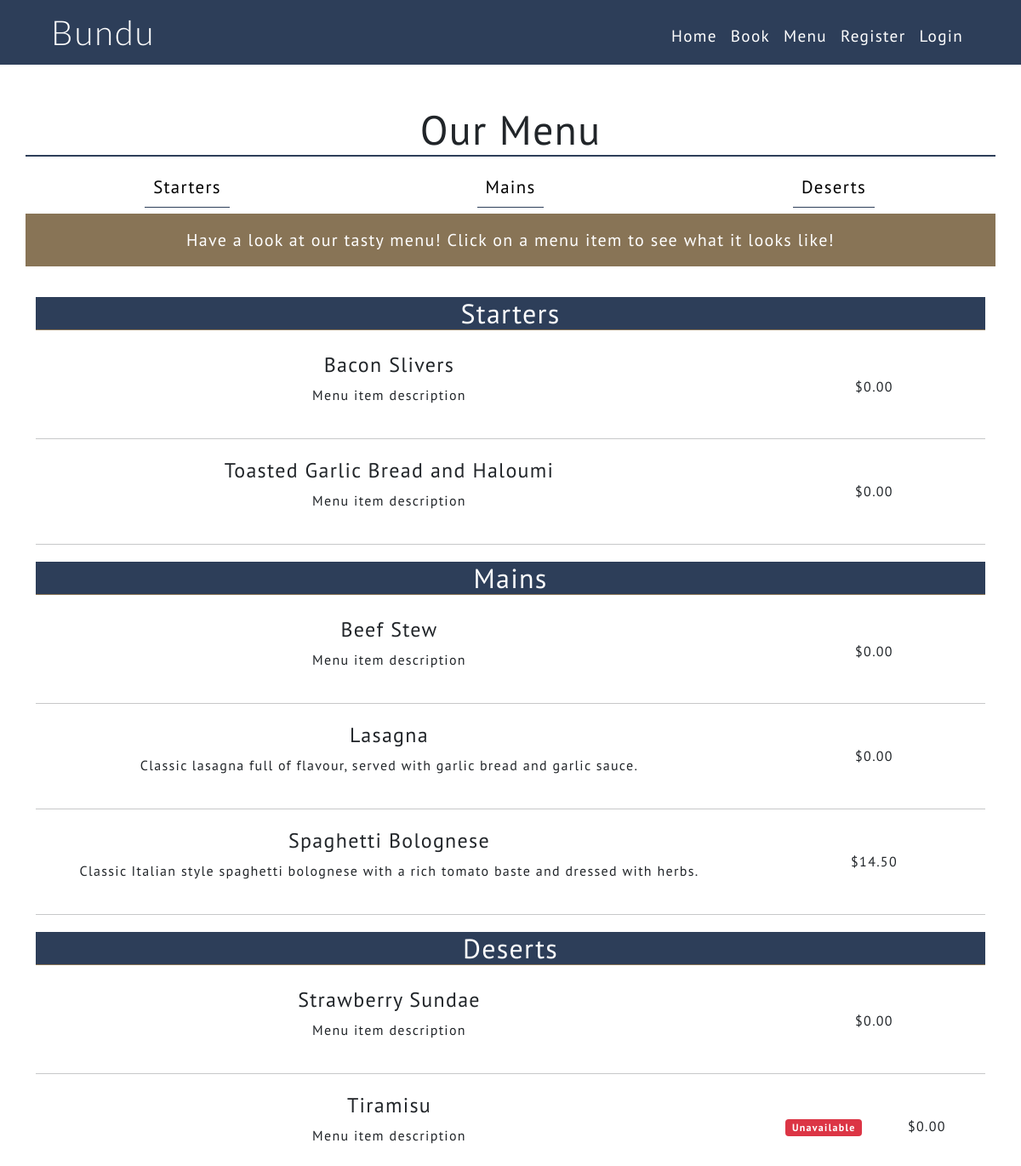
The page /menu/ (upper part) on the database as committed earlier.
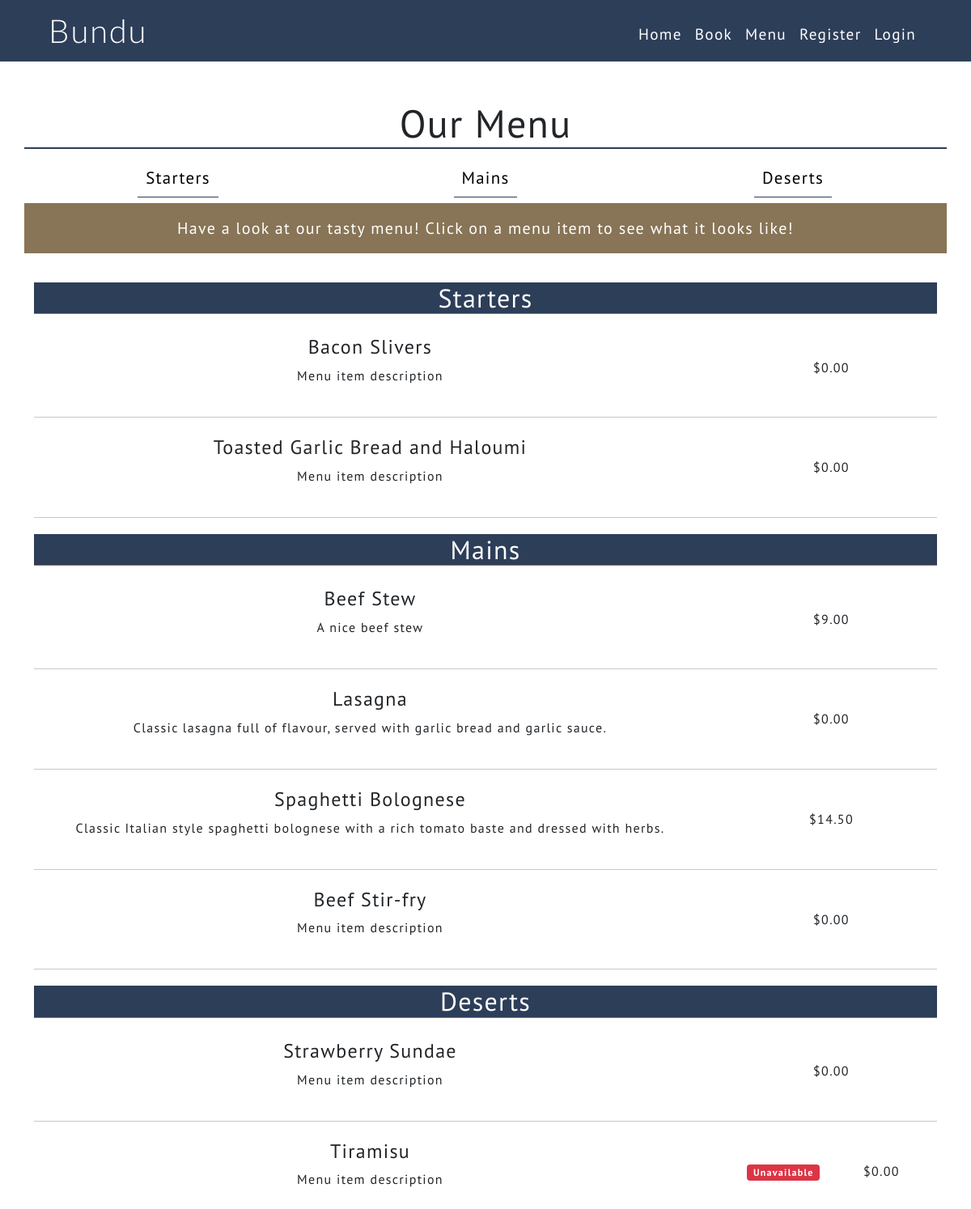
The same page on the database as committed later.
### menu/models.py (models this page shows, shortened)
class MenuItem(models.Model):
    title = models.CharField(max_length=200, unique=True)
    featured_image = CloudinaryField(
        'image', default='default-menu-image_eeth2z.png'
        )
    description = models.TextField(default='Menu item description')
    available = models.BooleanField(default=True)
    price = models.DecimalField(
        null=True, max_digits=4, decimal_places=2, default='00.00'
        )
    category = models.CharField(
        choices=MENU_CATEGORIES, default='main', max_length=7
        )
    status = models.IntegerField(choices=STATUS, default=0)

### menu/views.py (the view)
# urls.py: path('menu/', views.menu_page, name='menu_page'),
def menu_page(request):
    starter_items = MenuItem.objects.filter(status=1, category='starter')
    main_items = MenuItem.objects.filter(status=1, category='main')
    desert_items = MenuItem.objects.filter(status=1, category='desert')
    context = {
        'starter_items': starter_items,
        'main_items': main_items,
        'desert_items': desert_items,
        }
    return render(request, 'menu.html', context)

### menu/templates/menu.html (shortened to what this page needs)
{% extends "base.html" %}
{% block content %}
<div class="container below-nav fill-screen pt-5">
  <div class="row text-center">
    <h1 class="text-center main-heading">Our Menu</h1>
      <div class="col-4">
        <a href="#starters" class="sub-menu-link">Starters</a>
      </div>
      <div class="col-4">
        <a href="#mains" class="sub-menu-link">Mains</a>
      </div>
      <div class="col-4">
        <a href="#deserts" class="sub-menu-link">Deserts</a>
      </div>
    <p class="text-center lead bg-brown text-white mt-3 p-3">Have a look at our tasty menu! Click on a menu item to see what it looks like! </p>
  </div>
  <h2 id="starters" class="text-center bg-blue text-white section-heading">Starters</h2>
  {% if starter_items %}
  {% for menu_item in starter_items %}
  <div class="row text-center">
      <div class=" col-9">
          <a class="btn fw-bold menu-modal-link" data-bs-toggle="modal" data-bs-target="#modal{{ menu_item.id }}">
              <h4>{{menu_item.title}}</h4>
              <p class="fw-light">{{menu_item.description}}</p>
          </a>
      </div>
      <div class="col-3 my-auto">
          <span >${{ menu_item.price }}</span>
      </div>
  </div>
  <hr>
  {% endfor %}
  {% else %}
  <p class="text-center text-danger">Sorry, this menu is currently unavailable.</p>
  {% endif %}
  <h2 id="mains" class="text-center bg-blue text-white section-heading">Mains</h2>
  {% if main_items %}
  {% for menu_item in main_items %}
  <div class="row  text-center">
      <div class=" col-9">
          <a class="btn fw-bold menu-modal-link" data-bs-toggle="modal" data-bs-target="#modal{{ menu_item.id }}">
              <h4>{{menu_item.title}}</h4>
              <p class="fw-light">{{menu_item.description}}</p>
          </a>
      </div>
      <div class="col-3 my-auto">
          <span >${{ menu_item.price }}</span>
      </div>
  </div>
  <hr>
  {% endfor %}
  {% else %}
  <p class="text-center text-danger">Sorry, this menu is currently unavailable.</p>
  {% endif %}
  <h2 id="deserts" class="text-center bg-blue text-white section-heading">Deserts</h2>
  {% if desert_items %}
  {% for menu_item in desert_items %}
  <div class="row text-center">
      <div class=" col-9">
          <a class="btn fw-bold menu-modal-link" data-bs-toggle="modal" data-bs-target="#modal{{ menu_item.id }}">
              <h4>{{menu_item.title}}</h4>
              <p class="fw-light">{{menu_item.description}}</p>
          </a>
      </div>
      <div class="col-3 my-auto">
          {% if menu_item.available == False %}
          <span class="badge bg-danger me-lg-5">Unavailable</span>
          {% endif %}
          <span >${{ menu_item.price }}</span>
      </div>
  </div>
  <hr>
  {% endfor %}
  {% else %}
  <p class="text-center text-danger">Sorry, this menu is currently unavailable.</p>
  {% endif %}
</div>
{%endblock%}

Rows that differ between the two databases and show on the page:
changed MenuItem "Beef Stew": description "Menu item description" → "A nice beef stew"; price "0.00" → "9.00"
added MenuItem: title "Beef Stir-fry", description "Menu item description", price "0.00", shown under "Mains"
